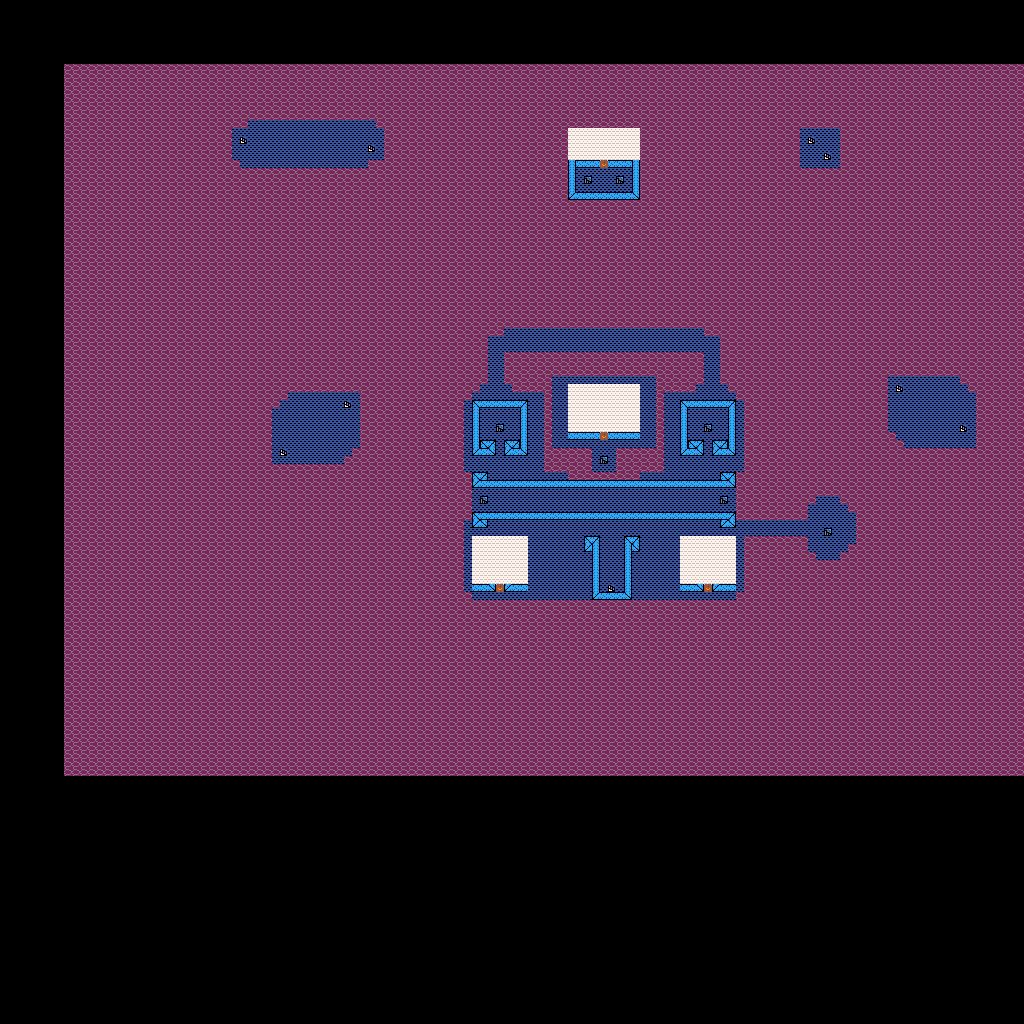

A 2D game scene composited from a Tiled map and its tileset images. What follows is a short description and the map's XML, with each tile layer's data collapsed to a summary:
An orthogonal 128x128 tile map with 8x8 px tiles, 2 tile layers (Background, Ceiling), 3 hidden layers not drawn, 2 tilesets.

<map version="1.4" tiledversion="1.4.1" orientation="orthogonal" renderorder="right-down" width="128" height="128" tilewidth="8" tileheight="8" infinite="0" nextlayerid="6" nextobjectid="1">
 <tileset firstgid="1" source="Overworld.tsx" />
 <tileset firstgid="4097" source="Zones.tsx" />
 <layer id="1" name="Background" width="128" height="128">
  <data>[16384 cells, 10687 non-empty, 19 distinct tile ids]</data>
 </layer>
 <layer id="2" name="MonsterZones" width="128" height="128" visible="0">
  <data>[16384 cells, 0 non-empty, 0 distinct tile ids]</data>
 </layer>
 <layer id="3" name="CanWalk" width="128" height="128" visible="0" opacity="0.36">
  <data>[16384 cells, 1141 non-empty, 1 distinct tile ids]</data>
 </layer>
 <layer id="4" name="Ceiling" width="128" height="128">
  <data>[16384 cells, 186 non-empty, 3 distinct tile ids]</data>
 </layer>
 <layer id="5" name="Events" width="128" height="128" visible="0">
  <data>[16384 cells, 17 non-empty, 9 distinct tile ids]</data>
 </layer>
</map>
